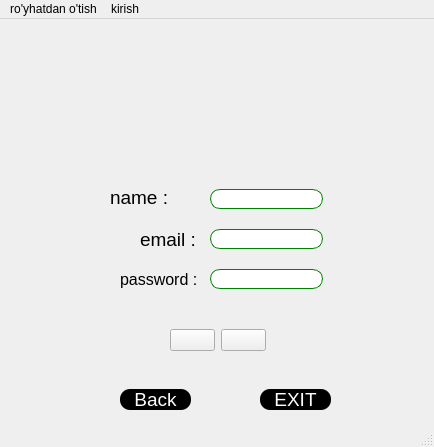
<?xml version="1.0" encoding="UTF-8"?>
<ui version="4.0">
 <class>MainWindow</class>
 <widget class="QMainWindow" name="MainWindow">
  <property name="geometry">
   <rect>
    <x>0</x>
    <y>0</y>
    <width>434</width>
    <height>447</height>
   </rect>
  </property>
  <property name="windowTitle">
   <string>MainWindow</string>
  </property>
  <widget class="QWidget" name="centralwidget">
   <widget class="QLabel" name="label">
    <property name="geometry">
     <rect>
      <x>170</x>
      <y>40</y>
      <width>91</width>
      <height>91</height>
     </rect>
    </property>
    <property name="text">
     <string/>
    </property>
    <property name="pixmap">
     <pixmap>../profile.png</pixmap>
    </property>
    <property name="scaledContents">
     <bool>true</bool>
    </property>
   </widget>
   <widget class="QLineEdit" name="lineEdit_5">
    <property name="geometry">
     <rect>
      <x>210</x>
      <y>170</y>
      <width>113</width>
      <height>20</height>
     </rect>
    </property>
    <property name="styleSheet">
     <string notr="true">border-radius:10px;
border:1px solid green</string>
    </property>
   </widget>
   <widget class="QWidget" name="layoutWidget">
    <property name="geometry">
     <rect>
      <x>170</x>
      <y>300</y>
      <width>96</width>
      <height>43</height>
     </rect>
    </property>
    <layout class="QHBoxLayout" name="horizontalLayout">
     <item>
      <widget class="QPushButton" name="pushButton_3">
       <property name="text">
        <string/>
       </property>
       <property name="icon">
        <iconset>
         <normaloff>../google.png</normaloff>../google.png</iconset>
       </property>
       <property name="iconSize">
        <size>
         <width>35</width>
         <height>35</height>
        </size>
       </property>
       <property name="checkable">
        <bool>false</bool>
       </property>
      </widget>
     </item>
     <item>
      <widget class="QPushButton" name="pushButton_4">
       <property name="text">
        <string/>
       </property>
       <property name="icon">
        <iconset>
         <normaloff>../facebook.png</normaloff>../facebook.png</iconset>
       </property>
       <property name="iconSize">
        <size>
         <width>35</width>
         <height>35</height>
        </size>
       </property>
      </widget>
     </item>
    </layout>
   </widget>
   <widget class="QPushButton" name="pushButton_5">
    <property name="geometry">
     <rect>
      <x>260</x>
      <y>370</y>
      <width>71</width>
      <height>21</height>
     </rect>
    </property>
    <property name="font">
     <font>
      <family>Microsoft YaHei UI</family>
      <pointsize>14</pointsize>
      <weight>50</weight>
      <italic>false</italic>
      <bold>false</bold>
     </font>
    </property>
    <property name="styleSheet">
     <string notr="true">color:white;
background-color: black;
border-radius:10px;
font: 14pt &quot;Microsoft YaHei UI&quot;;</string>
    </property>
    <property name="text">
     <string>EXIT</string>
    </property>
   </widget>
   <widget class="QLabel" name="label_3">
    <property name="geometry">
     <rect>
      <x>110</x>
      <y>170</y>
      <width>111</width>
      <height>16</height>
     </rect>
    </property>
    <property name="font">
     <font>
      <family>Microsoft YaHei UI</family>
      <pointsize>14</pointsize>
     </font>
    </property>
    <property name="layoutDirection">
     <enum>Qt::LeftToRight</enum>
    </property>
    <property name="text">
     <string>name : </string>
    </property>
    <property name="wordWrap">
     <bool>false</bool>
    </property>
    <property name="margin">
     <number>30</number>
    </property>
    <property name="openExternalLinks">
     <bool>false</bool>
    </property>
   </widget>
   <widget class="QPushButton" name="pushButton_6">
    <property name="geometry">
     <rect>
      <x>120</x>
      <y>370</y>
      <width>71</width>
      <height>21</height>
     </rect>
    </property>
    <property name="font">
     <font>
      <family>Microsoft YaHei UI</family>
      <pointsize>14</pointsize>
      <weight>50</weight>
      <italic>false</italic>
      <bold>false</bold>
     </font>
    </property>
    <property name="styleSheet">
     <string notr="true">color: white;
font: 14pt &quot;Microsoft YaHei UI&quot;;
background-color:black;
border-radius:10px;</string>
    </property>
    <property name="text">
     <string>Back</string>
    </property>
   </widget>
   <widget class="QLineEdit" name="lineEdit_3">
    <property name="geometry">
     <rect>
      <x>210</x>
      <y>250</y>
      <width>113</width>
      <height>20</height>
     </rect>
    </property>
    <property name="styleSheet">
     <string notr="true">border-radius:10px;
border:1px solid green</string>
    </property>
   </widget>
   <widget class="QLabel" name="label_4">
    <property name="geometry">
     <rect>
      <x>120</x>
      <y>250</y>
      <width>81</width>
      <height>20</height>
     </rect>
    </property>
    <property name="font">
     <font>
      <family>Microsoft YaHei UI</family>
      <pointsize>12</pointsize>
     </font>
    </property>
    <property name="text">
     <string>password :</string>
    </property>
   </widget>
   <widget class="QLineEdit" name="lineEdit_2">
    <property name="geometry">
     <rect>
      <x>210</x>
      <y>210</y>
      <width>113</width>
      <height>20</height>
     </rect>
    </property>
    <property name="styleSheet">
     <string notr="true">border-radius:10px;
border:1px solid green</string>
    </property>
   </widget>
   <widget class="QLabel" name="label_5">
    <property name="geometry">
     <rect>
      <x>120</x>
      <y>210</y>
      <width>61</width>
      <height>20</height>
     </rect>
    </property>
    <property name="text">
     <string/>
    </property>
   </widget>
   <widget class="QLabel" name="label_6">
    <property name="geometry">
     <rect>
      <x>140</x>
      <y>210</y>
      <width>81</width>
      <height>20</height>
     </rect>
    </property>
    <property name="font">
     <font>
      <family>Microsoft YaHei UI</family>
      <pointsize>14</pointsize>
     </font>
    </property>
    <property name="text">
     <string>email : </string>
    </property>
   </widget>
  </widget>
  <widget class="QMenuBar" name="menubar">
   <property name="geometry">
    <rect>
     <x>0</x>
     <y>0</y>
     <width>434</width>
     <height>18</height>
    </rect>
   </property>
   <widget class="QMenu" name="menuro_yhatdan_o_tish">
    <property name="title">
     <string>ro'yhatdan o'tish</string>
    </property>
    <addaction name="actionabout"/>
   </widget>
   <widget class="QMenu" name="menukirish">
    <property name="title">
     <string>kirish</string>
    </property>
    <addaction name="actionhome"/>
   </widget>
   <addaction name="menuro_yhatdan_o_tish"/>
   <addaction name="menukirish"/>
  </widget>
  <widget class="QStatusBar" name="statusbar"/>
  <action name="actionabout">
   <property name="text">
    <string>about</string>
   </property>
  </action>
  <action name="actionhome">
   <property name="text">
    <string>home</string>
   </property>
  </action>
 </widget>
 <resources/>
 <connections/>
</ui>
